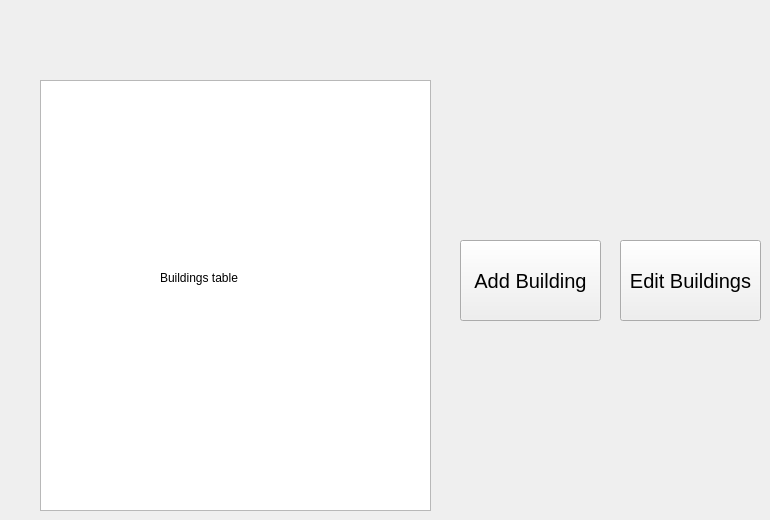
      <widget class="QWidget" name="mainBuildingsWidget">
       <widget class="QGraphicsView" name="graphicsView_5">
        <property name="geometry">
         <rect>
          <x>40</x>
          <y>80</y>
          <width>391</width>
          <height>431</height>
         </rect>
        </property>
       </widget>
       <widget class="QPushButton" name="addBuildingButton">
        <property name="geometry">
         <rect>
          <x>460</x>
          <y>240</y>
          <width>141</width>
          <height>81</height>
         </rect>
        </property>
        <property name="font">
         <font>
          <pointsize>15</pointsize>
         </font>
        </property>
        <property name="text">
         <string>Add Building</string>
        </property>
       </widget>
       <widget class="QPushButton" name="editBuildingsButton">
        <property name="geometry">
         <rect>
          <x>620</x>
          <y>240</y>
          <width>141</width>
          <height>81</height>
         </rect>
        </property>
        <property name="font">
         <font>
          <pointsize>15</pointsize>
         </font>
        </property>
        <property name="text">
         <string>Edit Buildings</string>
        </property>
       </widget>
       <widget class="QLabel" name="label_11">
        <property name="geometry">
         <rect>
          <x>160</x>
          <y>270</y>
          <width>81</width>
          <height>16</height>
         </rect>
        </property>
        <property name="text">
         <string>Buildings table</string>
        </property>
       </widget>
      </widget>
